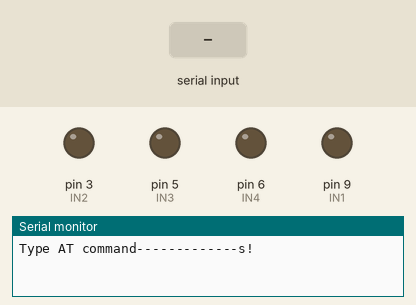
Simulated run of this sketch. Board: Arduino Uno, built with avr-gcc and run on an emulated ATmega328P. On the bench: output pins drawn as LEDs (lit = HIGH), the last lines printed to the serial monitor. The inputs (shaded band) are chosen by the test bench.

Above: at 1.2 s.
1.3 s: "F" received over the second serial link
At 2.5 s:
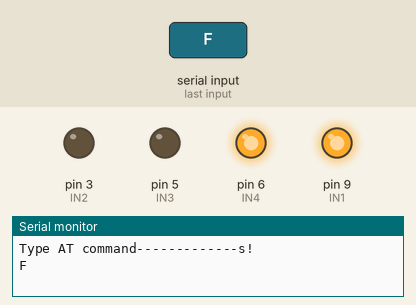
2.8 s: "B" received over the second serial link
At 3.8 s:
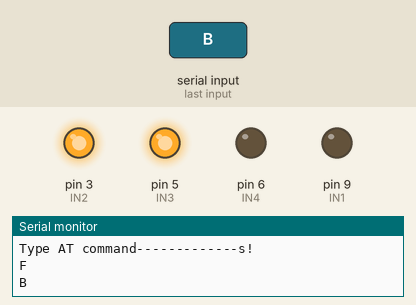
4.3 s: "L" received over the second serial link
At 5.0 s:
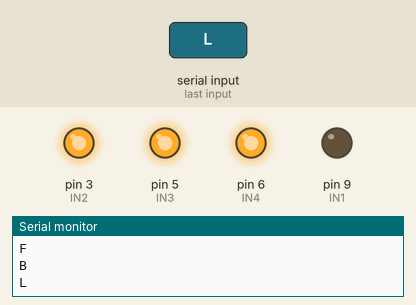
5.8 s: "R" received over the second serial link
At 6.1 s:
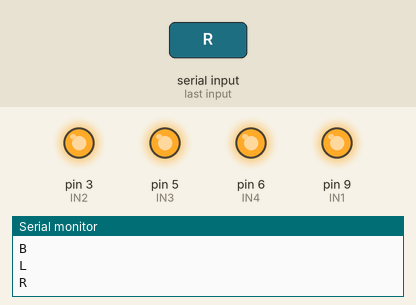
7.3 s: "I" received over the second serial link
At 8.5 s:
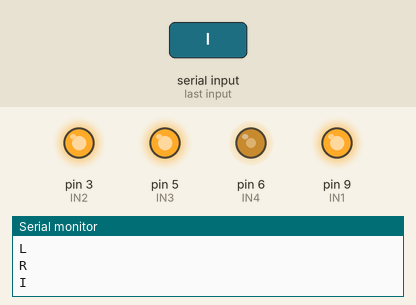
8.8 s: "S" received over the second serial link
At 9.6 s:
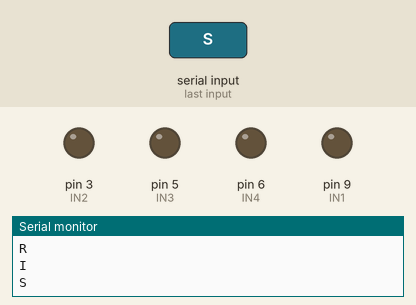
Timing chart, 0 to 11.3 s (numbered marks = the images above; inputs shaded):
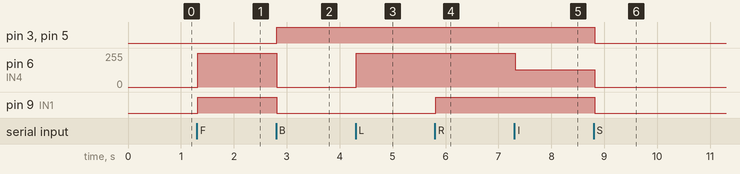

Measured:
- after the input at 1.3 s, pin 6 (IN4): 0/255 → 255/255 at once; pin 9 (IN1): LOW → HIGH at once
- after the input at 2.8 s, pin 3 (IN2), pin 5 (IN3): LOW → HIGH at once; pin 6 (IN4): 255/255 → 0/255 at once; pin 9 (IN1): HIGH → LOW at once
- after the input at 4.3 s, pin 6 (IN4): 0/255 → 255/255 at once
- after the input at 5.8 s, pin 9 (IN1): LOW → HIGH at once
- after the input at 7.3 s, pin 6 (IN4): 255/255 → 130/255 at once
- after the input at 8.8 s, pin 3 (IN2), pin 5 (IN3), pin 9 (IN1): HIGH → LOW at once; pin 6 (IN4): 130/255 → 0/255 at once

The sketch:

carrinhoArduino2.ino
```cpp
#include <SoftwareSerial.h>
#include <Wire.h>
SoftwareSerial BT(12, 11); // RX, TX
String command = ""; // Stores response of bluetooth device

int IN1 = 9;
int IN2 = 3;
int IN3 = 5;
int IN4 = 6;


void setup()
{
  Serial.begin(9600);
  Serial.println("Type AT command-------------s!");
  BT.begin(9600); // HC-05 usually default baud-rate

}


void loop()
{


  if (BT.available()){
    while(BT.available()){
     delay(15);
     char c = BT.read();
     command = c;
    }
    Serial.println(command);


    if(command=="F"){
      emFrenteOn();
    }else if(command=="S"){
      parar();
    }else if(command=="B"){
      paraTrasOn();
    }else if(command=="L"){
      virarEsquerdaOn();
    }else if(command=="R"){
      virarDireitaOn();
    }else if(command=="X"){
//     parar();
    }else if(command=="x"){
//     parar();
    }else if(command=="I"){
      diagDireitaOn();
    } else if(command=="G"){
      diagEsquerdaOn();
    } else if(command=="J"){
      diagDireitaTrasOn();
    } else if(command=="H") {
      diagEsquerdaTrasOn();
    }  else{
      parar();
    }
    command = "";


  }
}

void emFrenteOn(){
 analogWrite(IN1, 255);
 analogWrite(IN2, 0);
 analogWrite(IN3, 0);
 analogWrite(IN4, 255);
}

void paraTrasOn(){
 analogWrite(IN1, 0);
 analogWrite(IN2, 255);
 analogWrite(IN3, 255);
 analogWrite(IN4, 0);
}


void virarEsquerdaOn(){
  analogWrite(IN4, 255);

}

void virarDireitaOn(){

 analogWrite(IN1, 255);

}

void diagDireitaOn(){
    analogWrite(IN1, 255);
    analogWrite(IN4, 130);
  }


void diagEsquerdaOn(){
    analogWrite(IN1, 130);
    analogWrite(IN4, 255);
  }

void diagEsquerdaTrasOn(){
  analogWrite(IN3, 255);
  analogWrite(IN2, 130);
}

void diagDireitaTrasOn(){
    analogWrite(IN3, 130);
    analogWrite(IN2, 255);
  }

void parar(){
 analogWrite(IN1, 0);
 analogWrite(IN2, 0);
 analogWrite(IN3, 0);
 analogWrite(IN4, 0);

}
```
